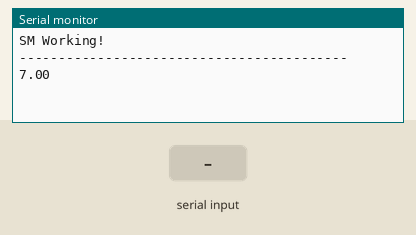
Recording of a sketch running on a simulated Arduino Uno, built with avr-gcc and run on an emulated ATmega328P. Shown: the last lines printed to the serial monitor. Inputs (shaded band) come from the test bench.

Above: at 1.2 s.
1.3 s: byte 30 received over Serial
At 2.1 s:
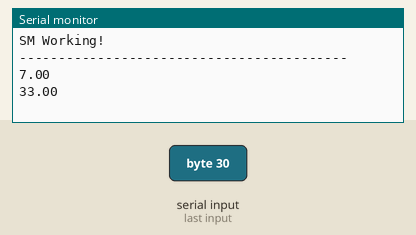
2.8 s: byte 90 received over Serial
At 3.3 s:
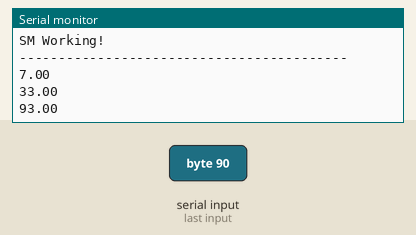
4.3 s: byte 120 received over Serial
At 5.6 s:
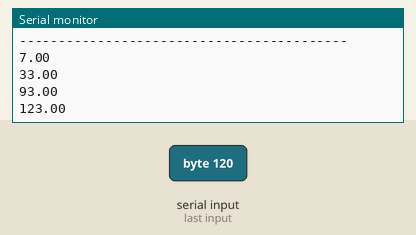
Timing chart, 0 to 7.3 s (numbered marks = the images above; inputs shaded):
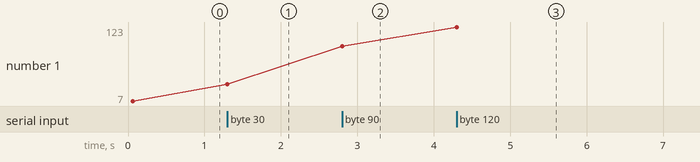

Measured:
- after the input at 1.3 s, the serial monitor: prints a new line at once (image 1)
- after the input at 2.8 s, the serial monitor: prints a new line at once (image 2)
- after the input at 4.3 s, the serial monitor: prints a new line at once (image 3)
- plotted number 1: 7 → 33 after the input at 1.3 s, 33 → 93 after the input at 2.8 s, 93 → 123 after the input at 4.3 s

The sketch:

uno-test.ino
```cpp
#include "test_libarary.ino"
static float no1 = 3;
static float no2 = 4;

void setup (){
    Serial.begin(9600);
    Serial.println("SM Working!");
    Serial.println("------------------------------------------");
    Serial.println(answer(no1, no2));
}

void loop (){
  while(Serial.available()) {
    float in1 = Serial.read();
    Serial.println(answer(no1, in1));
  }
}
```

test_libarary.ino
```cpp
float answer(float no1, float no2){
    return no1 + no2;
}
```
